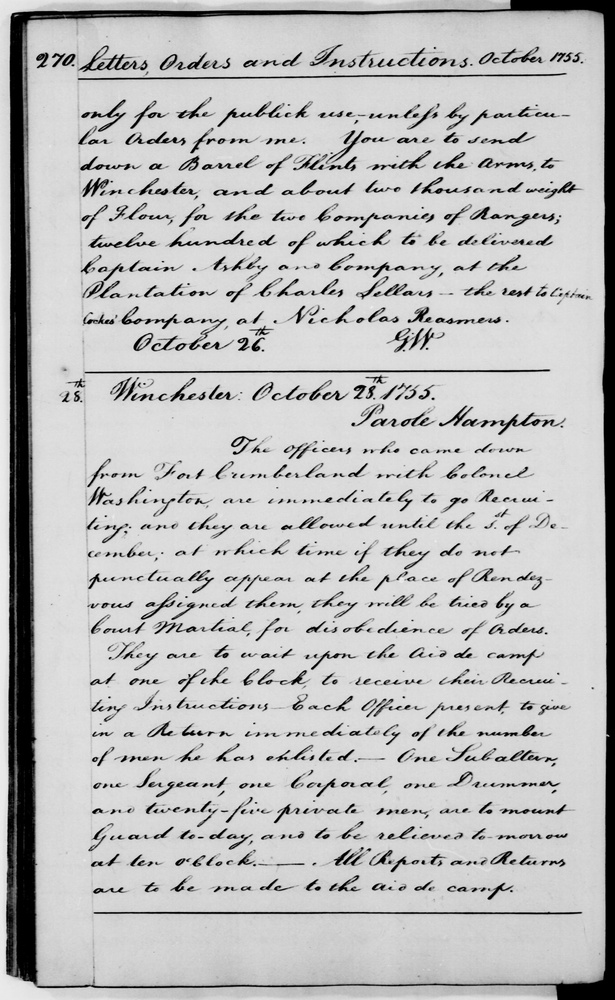
#> input picture exercise3/PatRec17_KWS_Data/images/270.jpg, 615 x 1000 px, shrunk from 2035 x 3311 before the run; its folder holds only this picture in this run
$ jupyter execute binarization.ipynb
#> lines starting #> are read from the running program, lines starting #| are printed output that depends on the picture; after the words box and inside, x2 and y2 are one past the last pixel; in counts of white or black regions, pixels touching at a corner belong together
[cell 1]
# pip3 install opencv-python numpy matplotlib
import cv2 as cv
import numpy as np
from PIL import Image
from matplotlib import pyplot as plt
import os

[cell 2]
# Source: https://medium.com/analytics-vidhya/binarization-of-image-using-numpy-65df2b82e189
def read_this(image_file, gray_scale=False):
#> called with gray_scale = True
    image_src = cv.imread(image_file)
#> image_src is the input picture: shape (1000, 615, 3); min 0, max 242, mean 188.7
    if gray_scale:
        image_src = cv.cvtColor(image_src, cv.COLOR_BGR2GRAY)
#> image_src: shape (1000, 615)
    else:
        image_src = cv.cvtColor(image_src, cv.COLOR_BGR2RGB)
    return image_src

[cell 3]
# https://docs.opencv.org/4.x/d7/d4d/tutorial_py_thresholding.html
def ApplyOtsu(image_file, thresh_val=127, gray_scale=True):
    image_src = read_this(image_file=image_file, gray_scale=gray_scale)
    _, image_b = cv.threshold(image_src, thresh_val, 255, cv.THRESH_BINARY + cv.THRESH_OTSU)
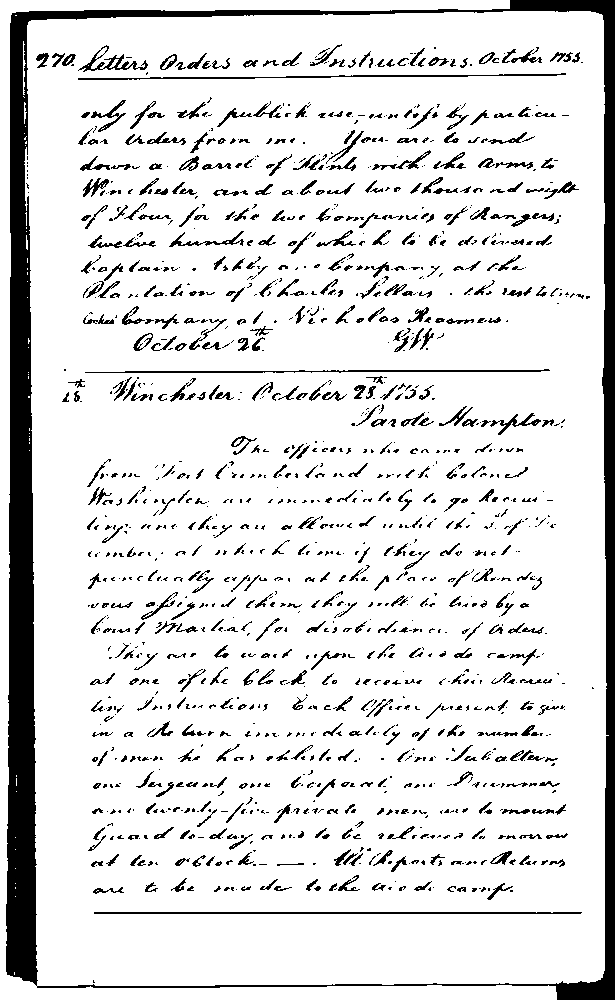
#> image_b: shape (1000, 615); 87.6% white; 1439 black regions (853 under 20 px), largest, box (x1, y1, x2, y2) and area: (6, 0, 615, 1000) 37569, (94, 912, 582, 914) 972, (78, 73, 566, 80) 877
    return Image.fromarray(image_b)


$ run again, on exercise3/PatRec17_KWS_Data/images/274.jpg
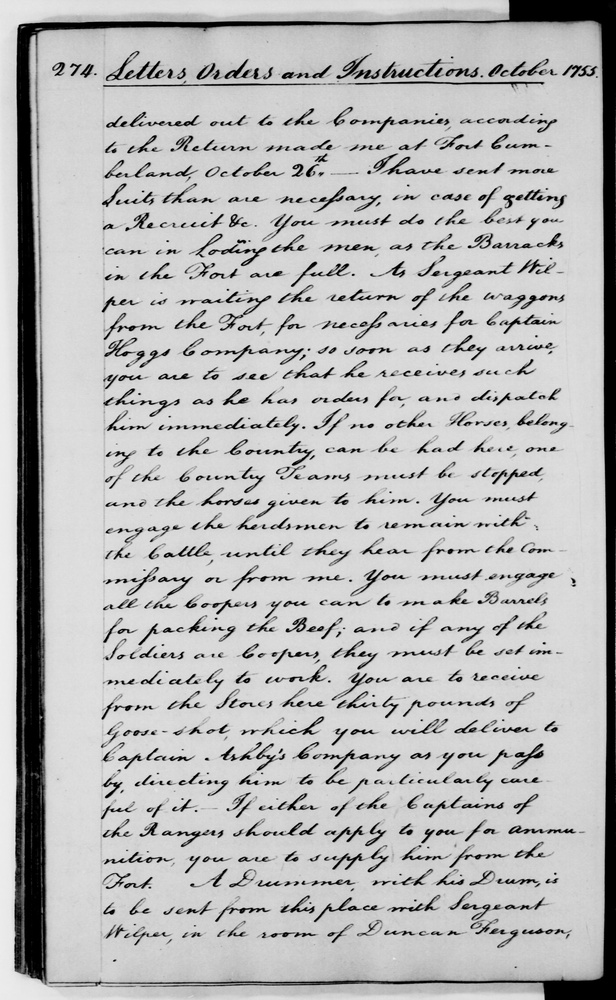
#> input picture exercise3/PatRec17_KWS_Data/images/274.jpg, 616 x 1000 px, shrunk from 2065 x 3353 before the run
#> in read_this, image_src is the input picture: shape (1000, 616, 3); min 0, max 243, mean 184.1
#> image_src: shape (1000, 616)
#> in ApplyOtsu, `_, image_b = cv.threshold(image_src, thresh_val, 255, cv.THRESH_BINARY..`:
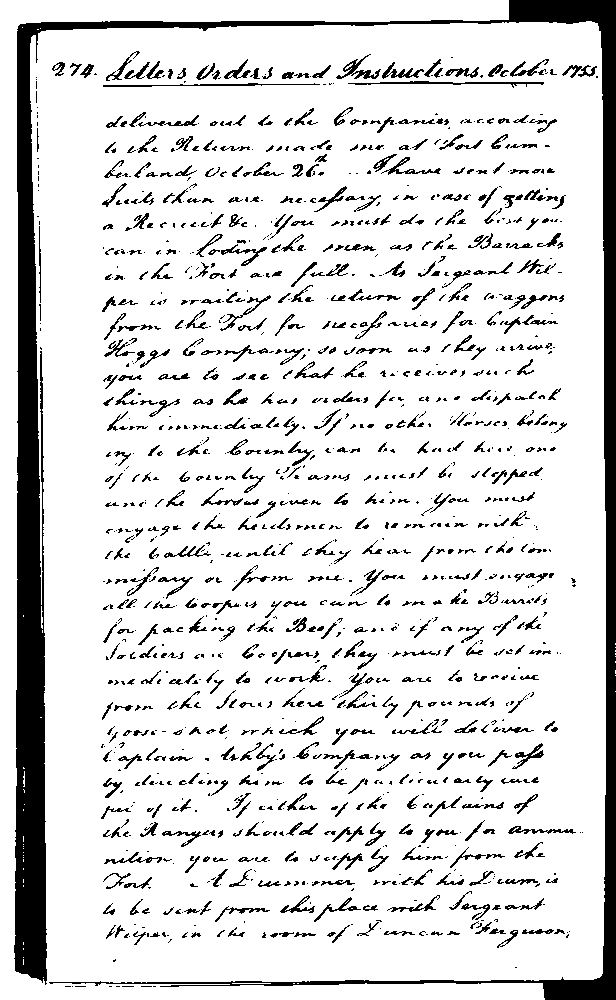
#> image_b: shape (1000, 616); 86.5% white; 1400 black regions (743 under 20 px), largest, box (x1, y1, x2, y2) and area: (14, 0, 616, 1000) 40818, (348, 81, 544, 88) 404, (103, 83, 320, 87) 340

$ run again, on exercise3/PatRec17_KWS_Data/images/275.jpg
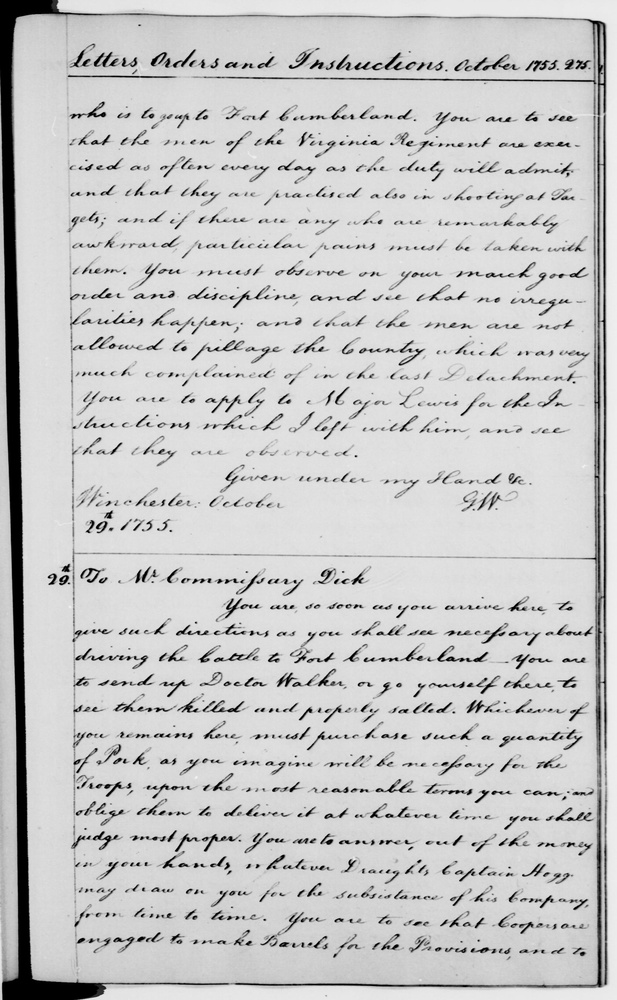
#> input picture exercise3/PatRec17_KWS_Data/images/275.jpg, 617 x 1000 px, shrunk from 2053 x 3329 before the run
#> in read_this, image_src is the input picture: shape (1000, 617, 3); min 0, max 244, mean 199.5
#> image_src: shape (1000, 617)
#> in ApplyOtsu, `_, image_b = cv.threshold(image_src, thresh_val, 255, cv.THRESH_BINARY..`:
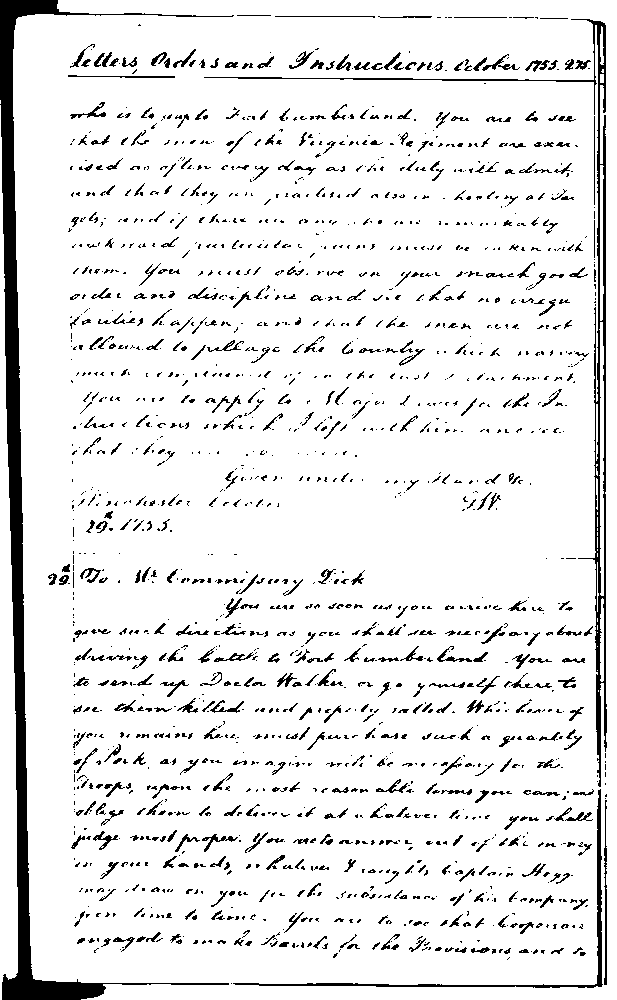
#> image_b: shape (1000, 617); 91.1% white; 1800 black regions (1248 under 20 px), largest, box (x1, y1, x2, y2) and area: (0, 0, 234, 1000) 14887, (204, 19, 607, 787) 5138, (233, 789, 603, 988) 1663

$ run again, on exercise3/PatRec17_KWS_Data/images/276.jpg
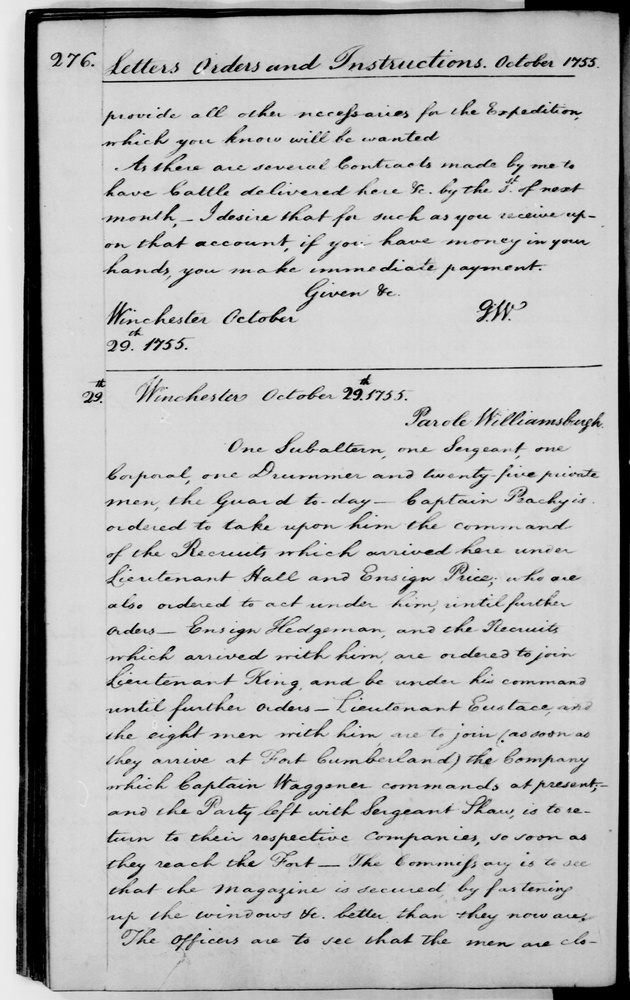
#> input picture exercise3/PatRec17_KWS_Data/images/276.jpg, 630 x 1000 px, shrunk from 2077 x 3295 before the run
#> in read_this, image_src is the input picture: shape (1000, 630, 3); min 0, max 240, mean 186.9
#> image_src: shape (1000, 630)
#> in ApplyOtsu, `_, image_b = cv.threshold(image_src, thresh_val, 255, cv.THRESH_BINARY..`:
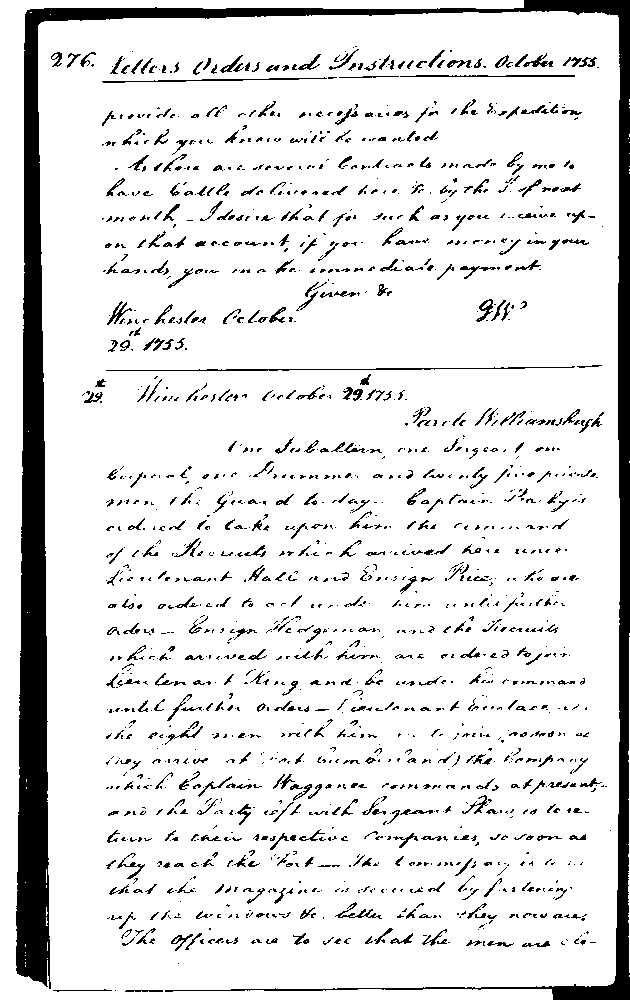
#> image_b: shape (1000, 630); 88.6% white; 1675 black regions (1130 under 20 px), largest, box (x1, y1, x2, y2) and area: (16, 0, 630, 1000) 39624, (106, 366, 575, 371) 617, (102, 77, 327, 83) 348

$ run again, on exercise3/PatRec17_KWS_Data/images/271.jpg
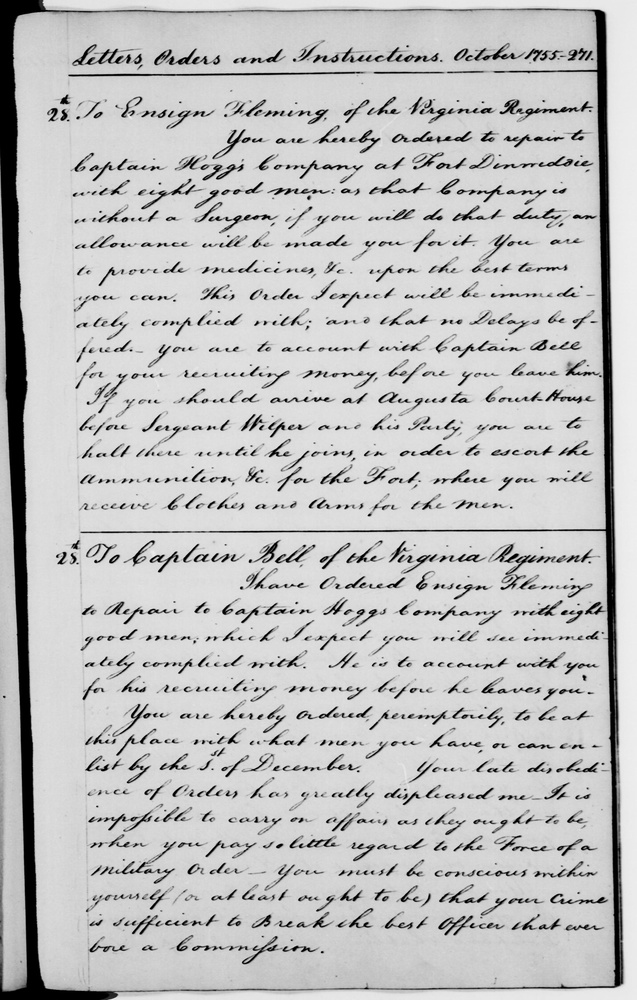
#> input picture exercise3/PatRec17_KWS_Data/images/271.jpg, 637 x 1000 px, shrunk from 2095 x 3289 before the run
#> in read_this, image_src is the input picture: shape (1000, 637, 3); min 0, max 244, mean 192.3
#> image_src: shape (1000, 637)
#> in ApplyOtsu, `_, image_b = cv.threshold(image_src, thresh_val, 255, cv.THRESH_BINARY..`:
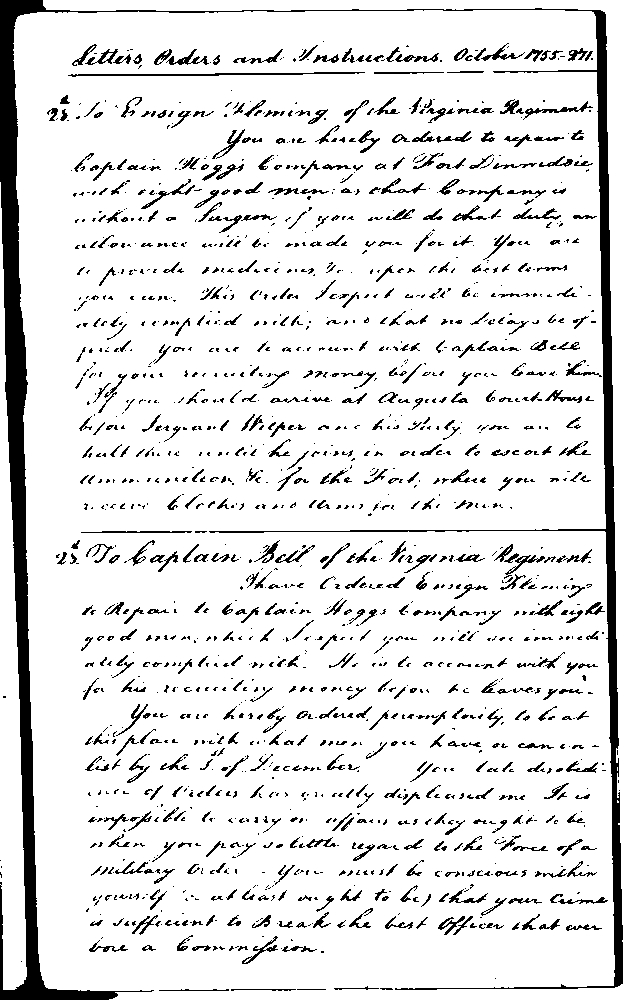
#> image_b: shape (1000, 637); 89.2% white; 1713 black regions (1075 under 20 px), largest, box (x1, y1, x2, y2) and area: (0, 0, 623, 1000) 26572, (68, 72, 365, 77) 577, (523, 101, 593, 120) 241
